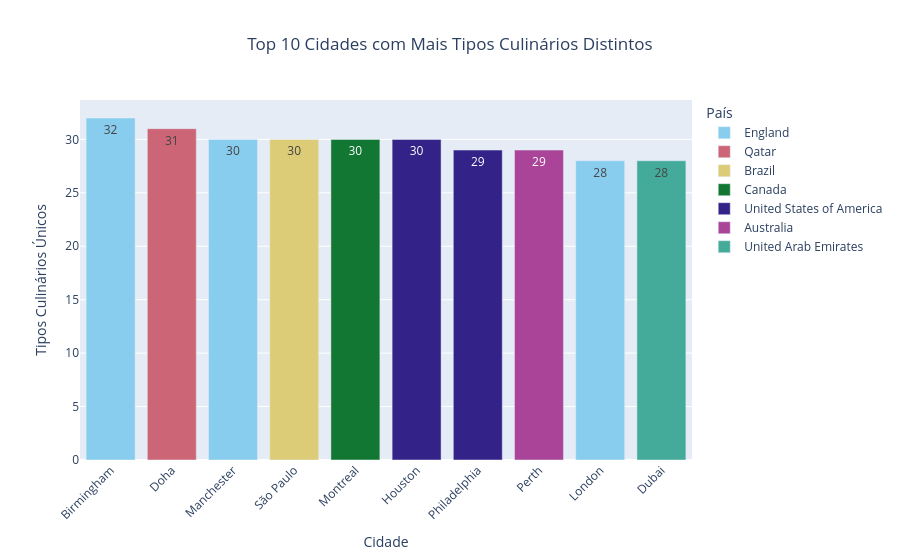

Here is the notebook cell this chart was saved with:
### Markdown cell above
## Top 10 Cidades mais Restaurantes com Tipos Culinários Distintos

### Code cell
# 1. Agrupando por país e cidade, e contando os tipos culinários distintos (valores únicos)
cidades_tipos_culinarios = (
    df.groupby(["country", "city"])["cuisines"]
    .nunique() # Conta quantos tipos culinários diferentes existem
    .reset_index(name="quantidade_tipos_culinarios")
    .sort_values(by="quantidade_tipos_culinarios", ascending=False)
)

# 2. Pegando o Top 10
top_10_cidades_culinaria_distintos = cidades_tipos_culinarios.head(10)

# 3. Criando o gráfico
fig = px.bar(
    top_10_cidades_culinaria_distintos, 
    x="city", 
    y="quantidade_tipos_culinarios", 
    title="Top 10 Cidades com Mais Tipos Culinários Distintos",
    labels={
        "city": "Cidade", 
        "quantidade_tipos_culinarios": "Tipos Culinários Únicos",
        "country": "País"
    },
    text_auto=True,
    color="country", # Cores separadas por país
    color_discrete_sequence=px.colors.qualitative.Safe # Paleta segura para daltônicos
)

# 4. Ajustando o visual
fig.update_layout(
    xaxis_tickangle=-45, 
    title_x=0.5,
    xaxis_categoryorder='total descending'
)

# 5. Exibindo o gráfico
fig.show()

### Figure 1 — Plotly figure (JSON) as saved in the notebook; plotly's stock layout.template omitted (floating-point values rounded to 4 significant figures)
{"data": [{"hovertemplate": "País=England<br>Cidade=%{x}<br>Tipos Culinários Únicos=%{y}<extra></extra>", "legendgroup": "England", "marker": {"color": "rgb(136, 204, 238)", "pattern": {"shape": ""}}, "name": "England", "orientation": "v", "showlegend": true, "textposition": "auto", "texttemplate": "%{y}", "type": "bar", "x": ["Birmingham", "Manchester", "London"], "xaxis": "x", "y": [32, 30, 28], "yaxis": "y"}, {"hovertemplate": "País=Qatar<br>Cidade=%{x}<br>Tipos Culinários Únicos=%{y}<extra></extra>", "legendgroup": "Qatar", "marker": {"color": "rgb(204, 102, 119)", "pattern": {"shape": ""}}, "name": "Qatar", "orientation": "v", "showlegend": true, "textposition": "auto", "texttemplate": "%{y}", "type": "bar", "x": ["Doha"], "xaxis": "x", "y": [31], "yaxis": "y"}, {"hovertemplate": "País=Brazil<br>Cidade=%{x}<br>Tipos Culinários Únicos=%{y}<extra></extra>", "legendgroup": "Brazil", "marker": {"color": "rgb(221, 204, 119)", "pattern": {"shape": ""}}, "name": "Brazil", "orientation": "v", "showlegend": true, "textposition": "auto", "texttemplate": "%{y}", "type": "bar", "x": ["São Paulo"], "xaxis": "x", "y": [30], "yaxis": "y"}, {"hovertemplate": "País=Canada<br>Cidade=%{x}<br>Tipos Culinários Únicos=%{y}<extra></extra>", "legendgroup": "Canada", "marker": {"color": "rgb(17, 119, 51)", "pattern": {"shape": ""}}, "name": "Canada", "orientation": "v", "showlegend": true, "textposition": "auto", "texttemplate": "%{y}", "type": "bar", "x": ["Montreal"], "xaxis": "x", "y": [30], "yaxis": "y"}, {"hovertemplate": "País=United States of America<br>Cidade=%{x}<br>Tipos Culinários Únicos=%{y}<extra></extra>", "legendgroup": "United States of America", "marker": {"color": "rgb(51, 34, 136)", "pattern": {"shape": ""}}, "name": "United States of America", "orientation": "v", "showlegend": true, "textposition": "auto", "texttemplate": "%{y}", "type": "bar", "x": ["Houston", "Philadelphia"], "xaxis": "x", "y": [30, 29], "yaxis": "y"}, {"hovertemplate": "País=Australia<br>Cidade=%{x}<br>Tipos Culinários Únicos=%{y}<extra></extra>", "legendgroup": "Australia", "marker": {"color": "rgb(170, 68, 153)", "pattern": {"shape": ""}}, "name": "Australia", "orientation": "v", "showlegend": true, "textposition": "auto", "texttemplate": "%{y}", "type": "bar", "x": ["Perth"], "xaxis": "x", "y": [29], "yaxis": "y"}, {"hovertemplate": "País=United Arab Emirates<br>Cidade=%{x}<br>Tipos Culinários Únicos=%{y}<extra></extra>", "legendgroup": "United Arab Emirates", "marker": {"color": "rgb(68, 170, 153)", "pattern": {"shape": ""}}, "name": "United Arab Emirates", "orientation": "v", "showlegend": true, "textposition": "auto", "texttemplate": "%{y}", "type": "bar", "x": ["Dubai"], "xaxis": "x", "y": [28], "yaxis": "y"}], "layout": {"barmode": "relative", "legend": {"title": {"text": "País"}, "tracegroupgap": 0}, "title": {"text": "Top 10 Cidades com Mais Tipos Culinários Distintos", "x": 0.5}, "xaxis": {"anchor": "y", "categoryorder": "total descending", "domain": [0, 1], "tickangle": -45, "title": {"text": "Cidade"}}, "yaxis": {"anchor": "x", "domain": [0, 1], "title": {"text": "Tipos Culinários Únicos"}}}}
